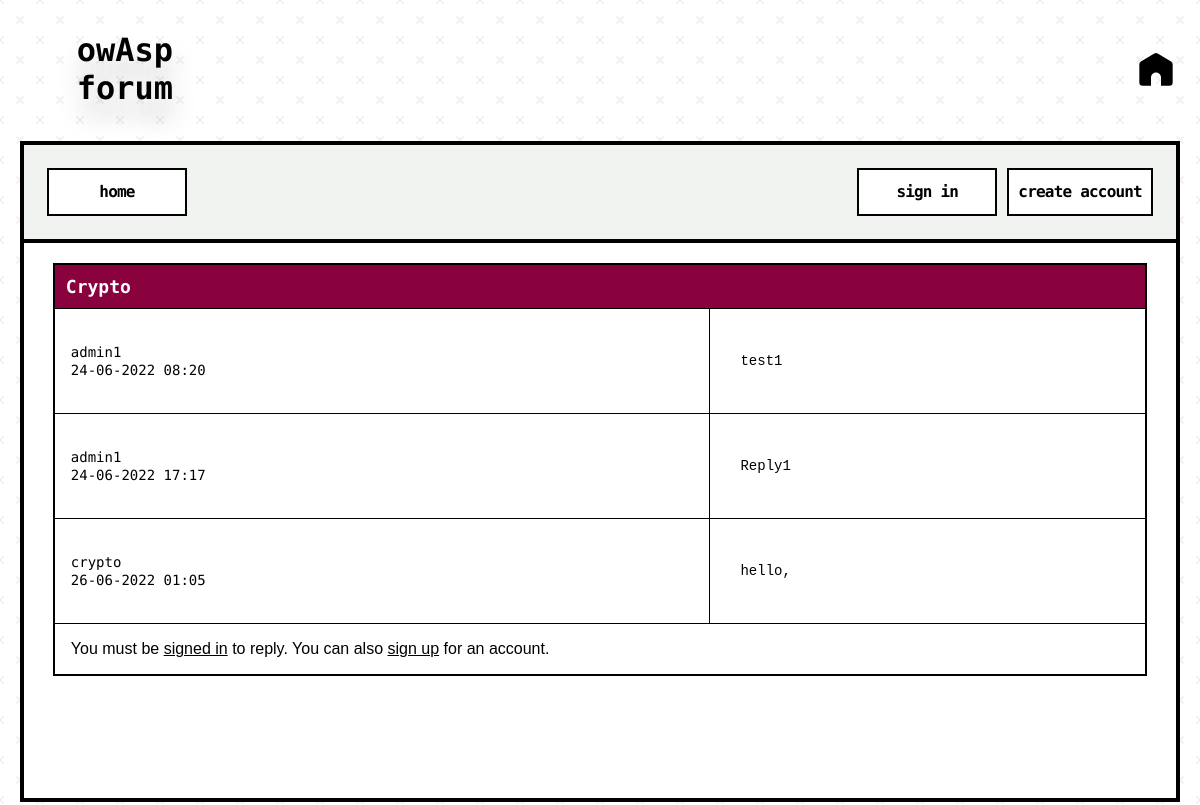
Screenshot of /forum/topic.php?id=22 with the database file from the repository.
### tables this page shows
CREATE TABLE `topics` (
  `topic_id` int(8) NOT NULL,
  `topic_subject` varchar(255) NOT NULL,
  `topic_date` datetime NOT NULL,
  `topic_cat` int(8) NOT NULL,
  `topic_by` int(8) NOT NULL
);

CREATE TABLE `posts` (
  `post_id` int(8) NOT NULL,
  `post_content` text NOT NULL,
  `post_date` datetime NOT NULL,
  `post_topic` int(8) NOT NULL,
  `post_by` int(8) NOT NULL
);

CREATE TABLE `users` (
  `user_id` int(8) NOT NULL,
  `user_name` varchar(30) NOT NULL,
  `user_pass` varchar(255) NOT NULL,
  `user_email` varchar(255) NOT NULL,
  `user_date` datetime NOT NULL,
  `user_level` int(8) NOT NULL,
  `user_code` varchar(255) NOT NULL
);

### forum/topic.php (the view, shortened to what this page needs)
<?php
include 'database.php';
include 'header.php';
$sql = "SELECT
			topic_id,
			topic_subject
		FROM
			topics
		WHERE
			topics.topic_id = " . $_GET['id'];
$result = mysqli_query($connect_database, $sql);
if(!$result)
{
	echo '<br><font style="font-size: 14px;">The topic could not be displayed, please try again later.</font><br><br>';
}
else
{
	if(mysqli_num_rows($result) == 0)
	{
		echo '<br><font style="font-size: 14px;">This topic doesn&prime;t exist.</font><br><br>';
	}
	else
	{
		while($row = mysqli_fetch_assoc($result))
		{
			echo '<table class="topic" border="1">
					<tr>
						<th colspan="2">' . $row['topic_subject'] . '</th>
					</tr>';
			$posts_sql = "SELECT
						posts.post_topic,
						posts.post_content,
						posts.post_date,
						posts.post_by,
						users.user_id,
						users.user_name
					FROM
						posts
					LEFT JOIN
						users
					ON
						posts.post_by = users.user_id
					WHERE
						posts.post_topic = " . $_GET['id'];
			$posts_result = mysqli_query($connect_database, $posts_sql);
			if(!$posts_result)
			{
				echo '<tr><td>The posts could not be displayed, please try again later.</tr></td></table>';
			}
			else
			{
				while($posts_row = mysqli_fetch_assoc($posts_result))
				{
					echo '<tr class="topic-post">
							<td class="user-post"><font style="font-size: 14px;">' . $posts_row['user_name'] . '<br>' . date('d-m-Y H:i', strtotime($posts_row['post_date'])) . '</font></td>
							<td class="post-content"><pre style="font-size: 14px;">' . stripslashes(htmlentities($posts_row['post_content'])) . '</pre></td>
						  </tr>';
				}
			}
			if(!isset($_SESSION['signed_in']))
			{
				echo '<tr><td colspan=2>You must be <a href="signin.php">signed in</a> to reply. You can also <a href="signup.php">sign up</a> for an account.';
			}
			echo '</table>';
		}
	}
}
include 'footer.php';

### forum/style.css (style rules this page uses)
html { font-family: "Open Sans;", sans-serif; }
body { text-align: center; }
table { border-collapse: collapse; width: 100%; border: 2px solid #000; }
table a { color: #000; }
th { background-color: #89023e; color: #ffffff; font-family: "Source Code Pro"; padding-top: 11px; padding-left: 11px; padding-bottom: 11px; font-size: 18px; }
td { padding: 16px; }
font { font-family: "Source Code Pro", monospace; font-weight: 500; font-size: 20px; }
.topic-post { height: 100px; overflow: auto; }
.post-content { padding: 30px; }

### rows the page displays
topics: topic_subject "Crypto"
posts: post_by.user_name "admin1", post_date "24-06-2022 08:20", post_content "test1"
posts: post_by.user_name "admin1", post_date "24-06-2022 17:17", post_content "Reply1"
posts: post_by.user_name "crypto", post_date "26-06-2022 01:05", post_content "hello,"
